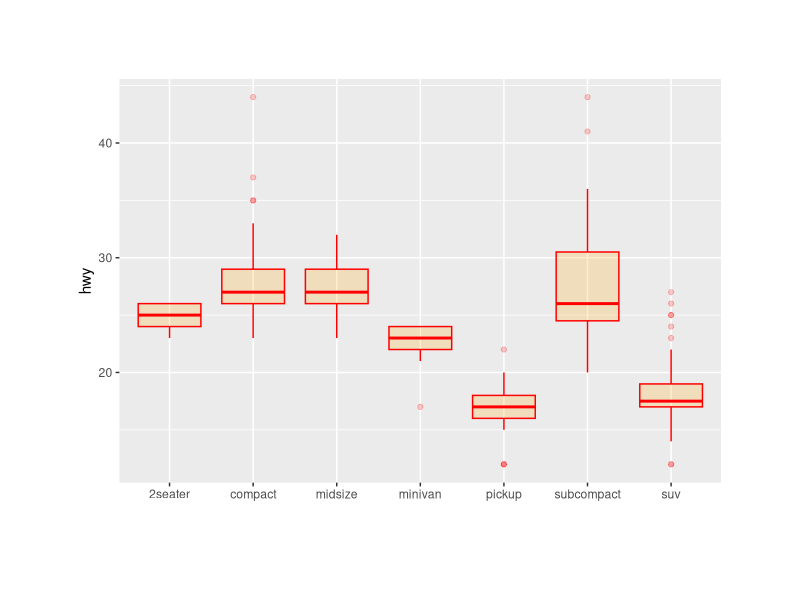
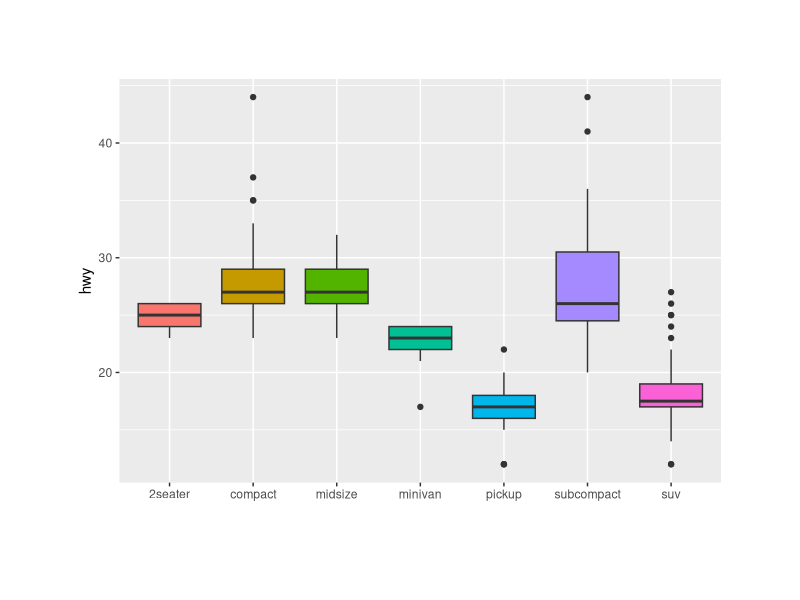

Write R code to recreate these figures, in order.
# gloss bench figure gallery-017
# source: 264-control-ggplot2-boxplot-colors.Rmd (gallery)
# Frozen by bench/R/harvest.R: code up to the chosen figure; see meta.json.
# ---- chunk 1 ----
knitr::opts_chunk$set( warning=FALSE, message=FALSE)
# ---- chunk 2 ----
# library
library(ggplot2)

# The mtcars dataset is natively available in R
#head(mpg)
 
# Top Left: Set a unique color with fill, colour, and alpha
ggplot(mpg, aes(x=class, y=hwy)) + 
    geom_boxplot(color="red", fill="orange", alpha=0.2) +
    xlab("") + 
    theme(plot.margin=unit(c(2,2,2,2),"cm"))
 
# Top Right: Set a different color for each group with default color palette
ggplot(mpg, aes(x=class, y=hwy, fill=class)) + 
    geom_boxplot() +
    theme(legend.position="none") +
    xlab("") + 
    theme(plot.margin=unit(c(2,2,2,2),"cm"))
